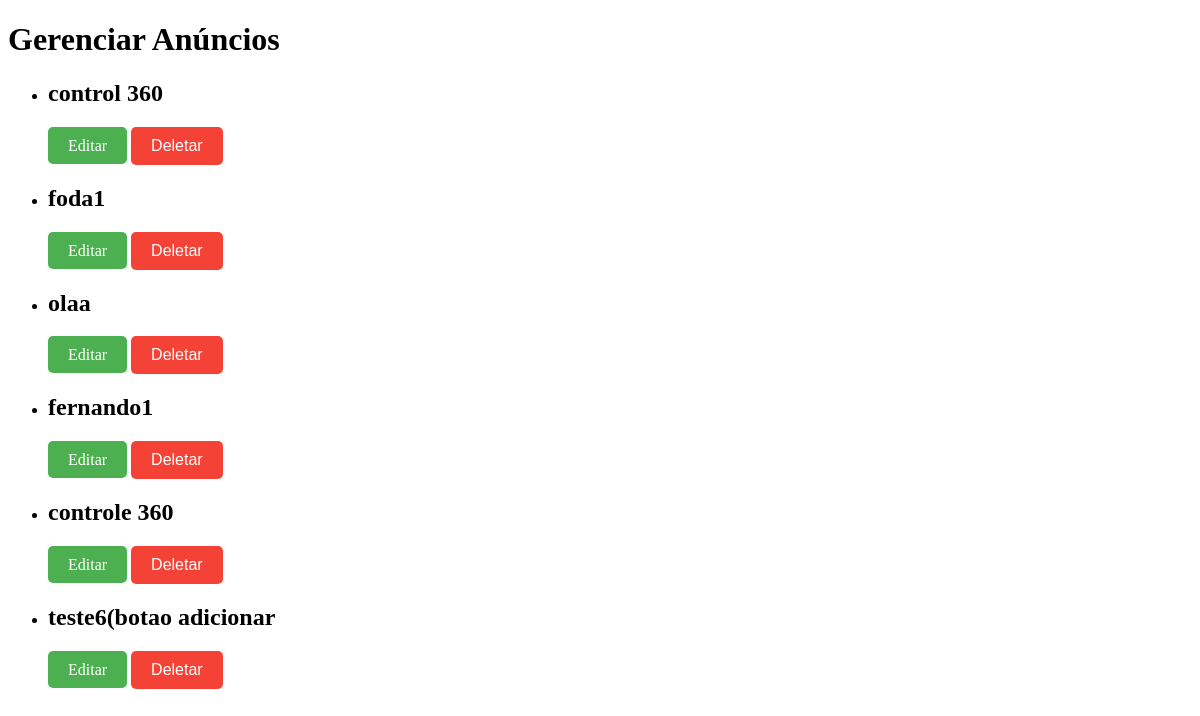
The app's page /gerenciar_anuncios, older data.
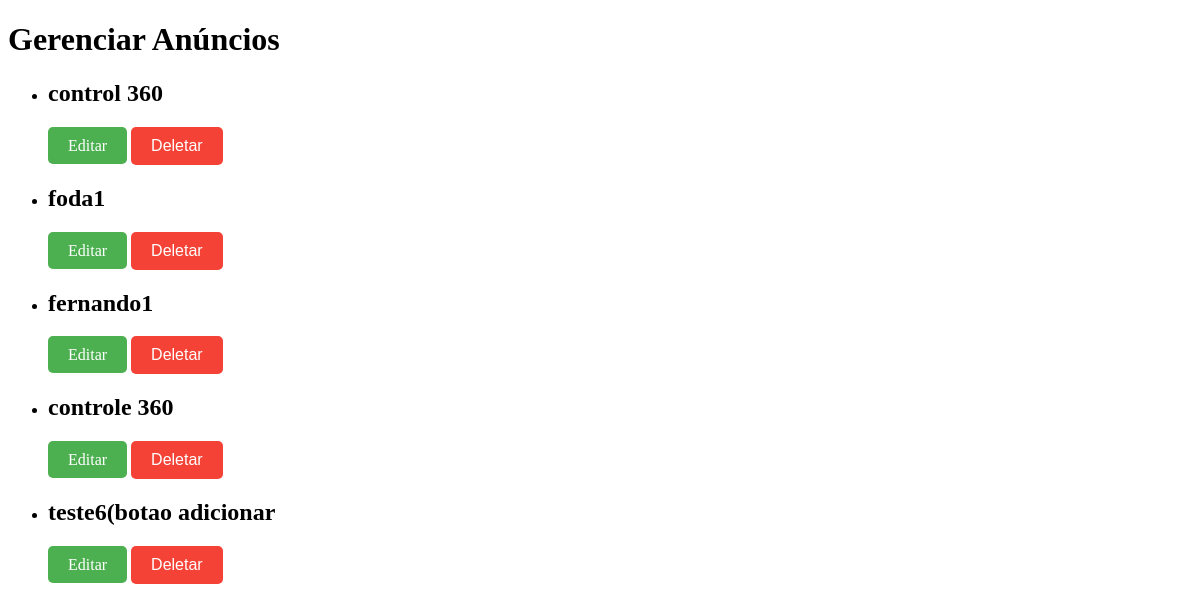
The same page, newer data.
### app.py (models this page shows, shortened)
class Anuncio(db.Model):
    id = db.Column(db.Integer, primary_key=True)
    titulo = db.Column(db.String(100),  nullable=False)
    descricao = db.Column(db.Text, nullable=False)
    preco = db.Column(db.Float, nullable=False)
    foto = db.Column(db.String(20), nullable=False, default='default.jpg')

### app.py (the view)
@app.route('/gerenciar_anuncios')
def gerenciar_anuncios():
    anuncios = Anuncio.query.all()
    return render_template('gerenciar_anuncios.html', anuncios=anuncios)

### templates/gerenciar_anuncios.html (shortened to what this page needs)
<!DOCTYPE html>
<html lang="en">
<head>
</head>
<body>
    <h1>Gerenciar Anúncios</h1>
    <ul>
        {% for anuncio in anuncios %}
            <li>
                <h2>{{ anuncio.titulo }}</h2>
                <a href="{{ url_for('editar_anuncio', id=anuncio.id) }}" class="btn">Editar</a>
                <form action="{{ url_for('deletar_anuncio', id=anuncio.id) }}" method="POST" style="display:inline;">
                    <button type="submit" class="btn btn-deletar">Deletar</button>
                </form>
            </li>
        {% endfor %}
    </ul>
</body>
</html>

### templates/gerenciar_anuncios.html (style rules this page uses)
.btn { background-color: #4caf50; color: white; padding: 10px 20px; border: none; border-radius: 5px; cursor: pointer; font-size: 16px; text-decoration: none; }
.btn-deletar { background-color: #f44336; }

Row changes from the older to the newer data that the page shows:
removed Anuncio: titulo "olaa"
